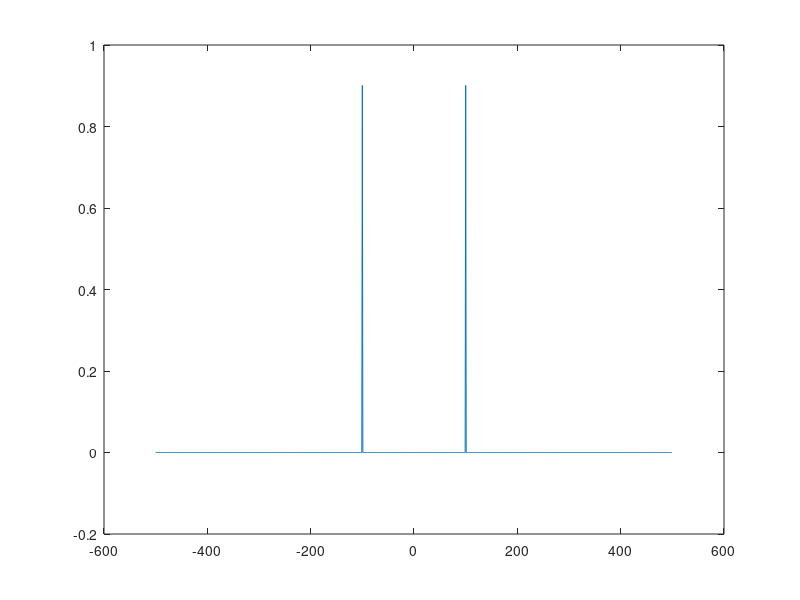

Write the MATLAB code that produced this figure.
%DCT descrete cosine transform
fc = 1000;
pc = 1/1000;
dur = 2;
t = [-dur/2: pc: dur/2-pc];
f = 100;
w = f*2*pi;
phi = pi/7;
y = cos(w*t+phi);

binSize = 1;
F = [-fc/2:binSize:fc/2-binSize];

DCT = zeros(size(F));

for k = 1:size(F, 2)
fa = F(k);
ya =cos(fa*2*pi*t);

DCT(k) = sum(y.*ya)/size(F, 2);
end

plot(F, DCT);
